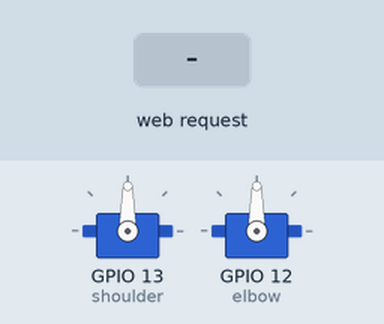
Bench run of a sketch on a simulated ESP32. On the bench: 2 × servo. Inputs (shaded band) come from the test bench. What the sketch prints to the serial monitor is not drawn.

Above: at 1.2 s.
1.3 s: HTTP request GET /shoulder?angle=1 received
At 2.3 s:
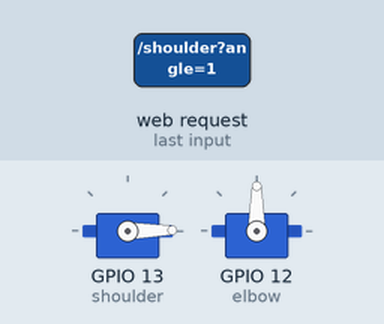
2.8 s: HTTP request GET /shoulder?angle=120 received
At 3.5 s:
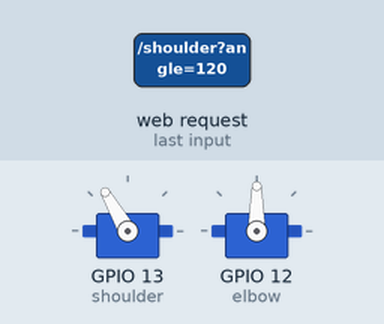
4.3 s: HTTP request GET /elbow?angle=1 received
At 4.6 s:
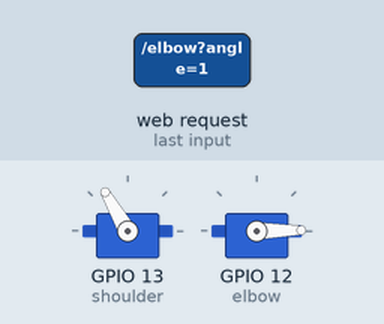
5.8 s: HTTP request GET /shoulder?angle=0 received
At 7.0 s:
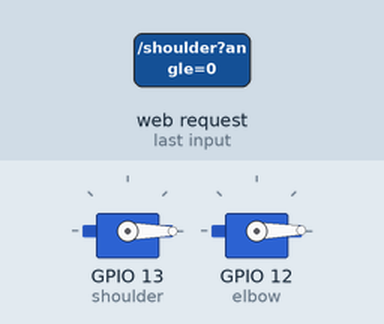
7.3 s: HTTP request GET /elbow?angle=120 received
At 8.1 s:
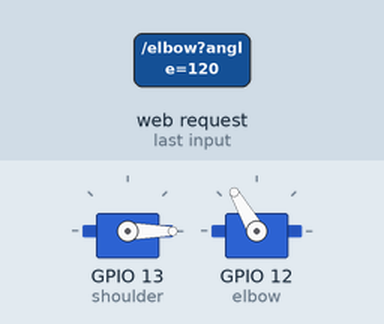
8.8 s: HTTP request GET /home received
At 9.2 s:
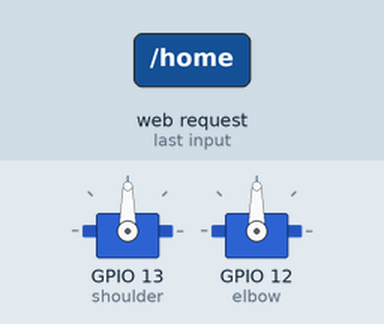
Timing chart, 0 to 11.3 s (numbered marks = the images above; inputs shaded):
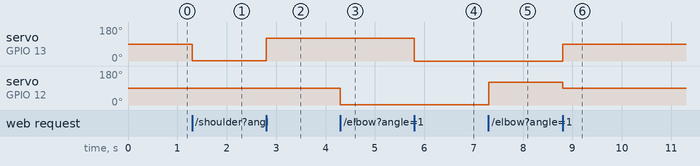

Measured:
- after the input at 1.3 s, servo on GPIO 13 (shoulder): 90° → 1° at once
- after the input at 2.8 s, servo on GPIO 13 (shoulder): 1° → 120° at once
- after the input at 4.3 s, servo on GPIO 12 (elbow): 90° → 1° at once
- after the input at 5.8 s, servo on GPIO 13 (shoulder): 120° → 0° at once
- after the input at 7.3 s, servo on GPIO 12 (elbow): 1° → 120° at once
- after the input at 8.8 s, servo on GPIO 13 (shoulder): 0° → 90° at once; servo on GPIO 12 (elbow): 120° → 90° at once

The sketch:

Roboticarm.ino
```cpp
#include <WiFi.h>
#include <WebServer.h>
#include <ESP32Servo.h>

const char* ssid = "RushilRobot";
const char* password = "12345678";

WebServer server(80);

Servo shoulder;
Servo elbow;

int shoulderAngle = 90;
int elbowAngle = 90;

void handleRoot() {

  String html = R"rawliteral(
<!DOCTYPE html>
<html>
<head>
<title>Rushil Robot Arm</title>

<style>
body{
  font-family:Arial;
  text-align:center;
  background:#f2f2f2;
  margin-top:40px;
}

.slider{
  width:80%;
}

button{
  padding:12px 25px;
  font-size:18px;
  border:none;
  border-radius:10px;
  background:#2196F3;
  color:white;
  cursor:pointer;
}

button:hover{
  background:#1976D2;
}
</style>

</head>

<body>

<h1>🤖 Rushil Robot Arm</h1>

<h2>Shoulder : <span id="sAngle">90</span>°</h2>

<input
type="range"
min="0"
max="180"
value="90"
class="slider"
id="shoulder"
oninput="moveShoulder(this.value)"
>

<br><br>

<h2>Elbow : <span id="eAngle">90</span>°</h2>

<input
type="range"
min="0"
max="180"
value="90"
class="slider"
id="elbow"
oninput="moveElbow(this.value)"
>

<br><br><br>

<button onclick="homePosition()">🏠 HOME</button>

<script>

function moveShoulder(angle){

document.getElementById("sAngle").innerHTML=angle;

fetch("/shoulder?angle="+angle);

}

function moveElbow(angle){

document.getElementById("eAngle").innerHTML=angle;

fetch("/elbow?angle="+angle);

}

function homePosition(){

document.getElementById("shoulder").value=90;
document.getElementById("elbow").value=90;

document.getElementById("sAngle").innerHTML=90;
document.getElementById("eAngle").innerHTML=90;

fetch("/home");

}

</script>

</body>
</html>
)rawliteral";

  server.send(200,"text/html",html);
}

void handleShoulder(){

  if(server.hasArg("angle")){
    shoulderAngle=server.arg("angle").toInt();
    shoulder.write(shoulderAngle);
  }

  server.send(200,"text/plain","OK");
}

void handleElbow(){

  if(server.hasArg("angle")){
    elbowAngle=server.arg("angle").toInt();
    elbow.write(elbowAngle);
  }

  server.send(200,"text/plain","OK");
}

void handleHome(){

  shoulderAngle=90;
  elbowAngle=90;

  shoulder.write(90);
  elbow.write(90);

  server.send(200,"text/plain","HOME");
}

void setup(){

  Serial.begin(115200);

  shoulder.attach(13,500,2400);
  elbow.attach(12,500,2400);

  shoulder.write(90);
  elbow.write(90);

  WiFi.softAP(ssid,password);

  Serial.println("WiFi Started");
  Serial.print("IP : ");
  Serial.println(WiFi.softAPIP());

  server.on("/",handleRoot);

  server.on("/shoulder",handleShoulder);

  server.on("/elbow",handleElbow);

  server.on("/home",handleHome);

  server.begin();

  Serial.println("Server Started");

}

void loop(){

  server.handleClient();

}
```
